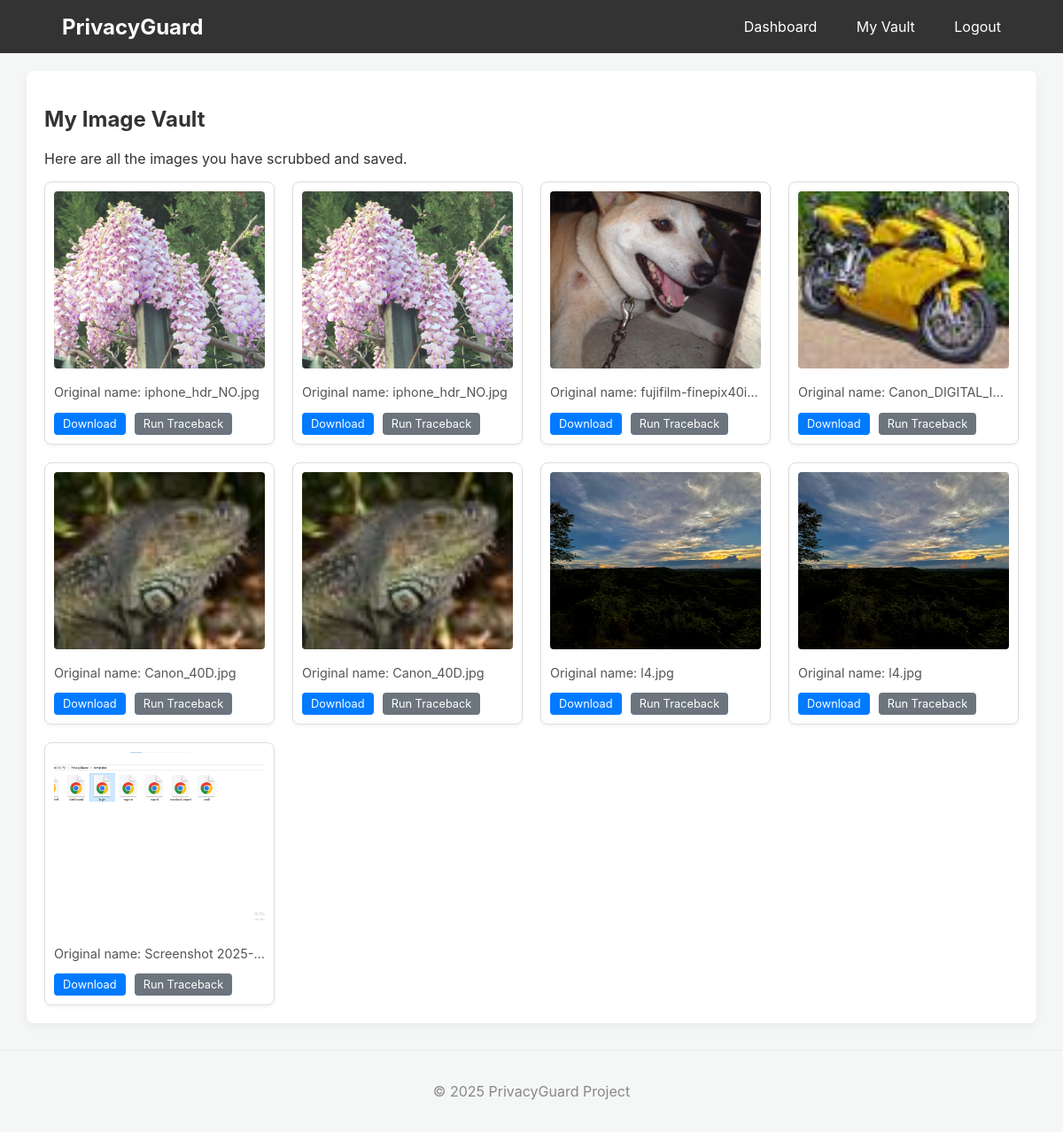
The page /vault (signed in) on the database its author committed.
### app.py (models this page shows)
class UserImage(db.Model):
    id = db.Column(db.Integer, primary_key=True)
    original_name = db.Column(db.String(100), nullable=False)
    saved_filename = db.Column(db.String(100), unique=True, nullable=False) # The unique filename
    user_id = db.Column(db.Integer, db.ForeignKey('user.id'), nullable=False)

### app.py (the view)
@app.route("/vault")
@login_required
def vault():
    user_images = UserImage.query.filter_by(user_id=current_user.id).order_by(UserImage.id.desc()).all()
    return render_template('vault.html', title='My Vault', images=user_images)

### app.py (called while the page is built)
@login_manager.user_loader
def load_user(user_id):
    return User.query.get(int(user_id))

### templates/vault.html
{% extends "_layout.html" %}
{% block content %}
    <h2>My Image Vault</h2>
    <p>Here are all the images you have scrubbed and saved.</p>
    <div class="vault-gallery">
        {% if images %}
            {% for image in images %}
                <div class="vault-item">
                    <img src="{{ url_for('static', filename='uploads/' + image.saved_filename) }}" alt="{{ image.original_name }}">
                    <p>Original name: {{ image.original_name }}</p>
                    <div class="vault-actions">
                        <a href="{{ url_for('download_image', filename=image.saved_filename) }}" class="button-small">Download</a>
                        <a href="{{ url_for('traceback', image_id=image.id) }}" class="button-secondary-small">Run Traceback</a>
                    </div>
                </div>
            {% endfor %}
        {% else %}
            <p>Your vault is empty. <a href="{{ url_for('dashboard') }}">Upload an image</a> to get started.</p>
        {% endif %}
    </div>
{% endblock content %}

### templates/_layout.html (shortened to what this page needs)
<!DOCTYPE html>
<html lang="en">
<head>
    <link rel="stylesheet" href="{{ url_for('static', filename='css/style.css') }}">
</head>
<body>
    <header>
        <nav>
            <a href="{{ url_for('dashboard') }}" class="nav-brand">PrivacyGuard</a>
            <div class="nav-links">
                {% if current_user.is_authenticated %}
                    <a href="{{ url_for('dashboard') }}">Dashboard</a>
                    <a href="{{ url_for('vault') }}">My Vault</a>
                    <a href="{{ url_for('logout') }}">Logout</a>
                {% else %}
                    <a href="{{ url_for('login') }}">Login</a>
                    <a href="{{ url_for('register') }}">Register</a>
                {% endif %}
            </div>
        </nav>
    </header>
    <main class="container">
        {% block content %}{% endblock %}
    </main>
    <footer>
        <p>&copy; 2025 PrivacyGuard Project</p>
    </footer>
</body>
</html>

### static/css/style.css (style rules this page uses)
body { font-family: -apple-system, BlinkMacSystemFont, "Segoe UI", Roboto, "Helvetica Neue", Arial, sans-serif; margin: 0; padding: 0; background-color: #f4f7f6; color: #333; }
.container { max-width: 1100px; margin: 20px auto; padding: 20px; background-color: #ffffff; border-radius: 8px; box-shadow: 0 4px 12px rgba(0,0,0,0.05); }
header { background-color: #333; padding: 10px 0; }
nav { max-width: 1100px; margin: 0 auto; display: flex; justify-content: space-between; align-items: center; }
.nav-brand { font-size: 1.5rem; font-weight: bold; color: #fff; text-decoration: none; padding: 0 20px; }
.nav-links a { color: #fff; text-decoration: none; padding: 10px 20px; display: inline-block; }
.vault-gallery { display: grid; grid-template-columns: repeat(auto-fill, minmax(250px, 1fr)); gap: 20px; }
.vault-item { border: 1px solid #ddd; border-radius: 8px; padding: 10px; box-shadow: 0 2px 4px rgba(0,0,0,0.05); }
.vault-item img { width: 100%; height: 200px; object-fit: cover; border-radius: 4px; }
.vault-item p { font-size: 0.9rem; color: #555; white-space: nowrap; overflow: hidden; text-overflow: ellipsis; }
.vault-actions { display: flex; gap: 10px; }
.button-small, .button-secondary-small { padding: 5px 10px; font-size: 0.8rem; text-decoration: none; border-radius: 4px; color: white; }
.button-small { background-color: #007bff; }
.button-secondary-small { background-color: #6c757d; }
footer { text-align: center; padding: 20px; margin-top: 30px; color: #888; border-top: 1px solid #eee; }

### rows shown on the page
UserImage: saved_filename (picture), original_name "iphone_hdr_NO.jpg"
UserImage: saved_filename (picture), original_name "iphone_hdr_NO.jpg"
UserImage: saved_filename (picture), original_name "fujifilm-finepix40i…"
UserImage: saved_filename (picture), original_name "Canon_DIGITAL_I…"
UserImage: saved_filename (picture), original_name "Canon_40D.jpg"
UserImage: saved_filename (picture), original_name "Canon_40D.jpg"
UserImage: saved_filename (picture), original_name "l4.jpg"
UserImage: saved_filename (picture), original_name "l4.jpg"
UserImage: saved_filename (picture), original_name "Screenshot 2025-…"
